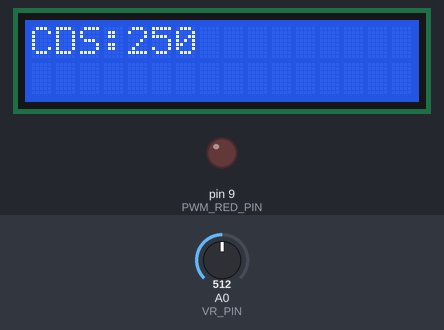
Recording of a sketch running on a simulated Arduino Uno, built with avr-gcc and run on an emulated ATmega328P. Parts: 16×2 character LCD, output pins drawn as LEDs (lit = HIGH). The inputs (shaded band) are chosen by the test bench; at power-on: A0 (VR_PIN) = 512. What the sketch prints to the serial monitor is not drawn.

Above: at 1.3 s.
1.4 s: A0 (VR_PIN) set to 216
At 2.0 s:
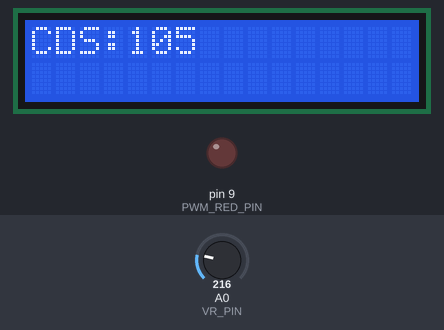
4.4 s: A0 (VR_PIN) set to 199
At 5.1 s:
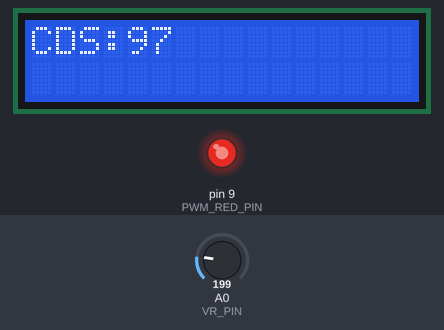
7.2 s: A0 (VR_PIN) set to 122
At 7.6 s:
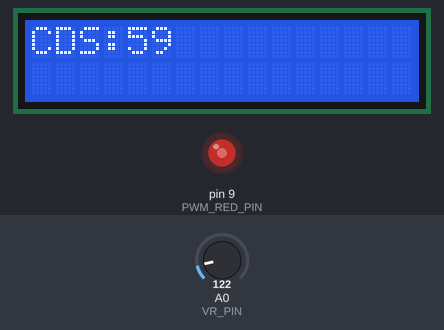
Timing chart, 0 to 10.2 s (numbered marks = the images above; inputs shaded):
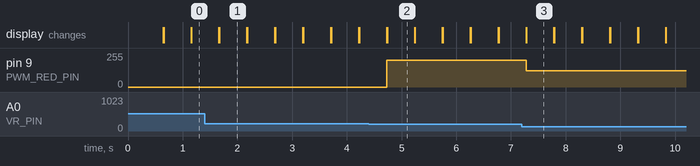

Measured:
- the behaviour switches between 200 and 199 on A0 (VR_PIN) (found by bisection; images 1 and 2)
- after the input at 1.4 s, the display: first differs from a run without the input after 0.27 s (image 1)
- after the input at 4.4 s, pin 9 (PWM_RED_PIN): 0/255 → 199/255 after 0.33 s; the display: first differs from a run without the input after 0.33 s (image 2)
- after the input at 7.2 s, pin 9 (PWM_RED_PIN): 199/255 → 122/255 after 0.08 s; the display: first differs from a run without the input after 0.08 s (image 3)
- what the display in image 1 shows lasts 0.5 s, from 1.7 s to 2.2 s

The sketch:

CDS.ino
```cpp
#include <LiquidCrystal_I2C.h>

LiquidCrystal_I2C lcd = LiquidCrystal_I2C(0x27,16,2);

const int VR_PIN = A0;  // 0
const int PWM_RED_PIN = 9;

void setup() {
  // put your setup code here, to run once:
  lcd.init();
  lcd.begin(16, 2);
  lcd.clear();
  lcd.backlight();
  Serial.begin(115200UL);
  pinMode(VR_PIN, INPUT);
  pinMode(PWM_RED_PIN, OUTPUT);
}

void loop() {
  // put your main code here, to run repeatedly:
  int vr_value = analogRead(VR_PIN);
  if(vr_value<200)
  analogWrite(PWM_RED_PIN, vr_value);
  vr_value = map(vr_value,0,1023,0,500);
  Serial.println("CDS:");
  Serial.println(vr_value);
  lcd.setCursor(0,0);
  lcd.print("CDS:");
  lcd.print(vr_value);
    delay(500UL);
  lcd.clear();

}
```
